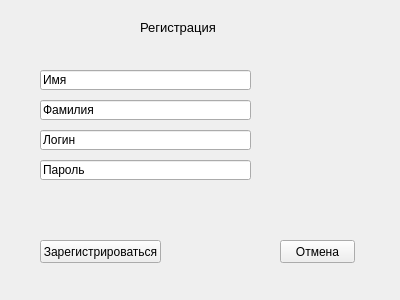
<?xml version="1.0" encoding="UTF-8"?>
<ui version="4.0">
 <class>Form</class>
 <widget class="QWidget" name="Form">
  <property name="geometry">
   <rect>
    <x>0</x>
    <y>0</y>
    <width>400</width>
    <height>300</height>
   </rect>
  </property>
  <property name="windowTitle">
   <string>Form</string>
  </property>
  <widget class="QLineEdit" name="lineEdit">
   <property name="geometry">
    <rect>
     <x>40</x>
     <y>70</y>
     <width>211</width>
     <height>20</height>
    </rect>
   </property>
   <property name="text">
    <string>Имя</string>
   </property>
  </widget>
  <widget class="QLineEdit" name="lineEdit_2">
   <property name="geometry">
    <rect>
     <x>40</x>
     <y>100</y>
     <width>211</width>
     <height>20</height>
    </rect>
   </property>
   <property name="text">
    <string>Фамилия</string>
   </property>
  </widget>
  <widget class="QLineEdit" name="lineEdit_3">
   <property name="geometry">
    <rect>
     <x>40</x>
     <y>130</y>
     <width>211</width>
     <height>20</height>
    </rect>
   </property>
   <property name="text">
    <string>Логин</string>
   </property>
  </widget>
  <widget class="QLineEdit" name="lineEdit_4">
   <property name="geometry">
    <rect>
     <x>40</x>
     <y>160</y>
     <width>211</width>
     <height>20</height>
    </rect>
   </property>
   <property name="text">
    <string>Пароль</string>
   </property>
  </widget>
  <widget class="QLabel" name="label">
   <property name="geometry">
    <rect>
     <x>140</x>
     <y>20</y>
     <width>171</width>
     <height>16</height>
    </rect>
   </property>
   <property name="text">
    <string>&lt;html&gt;&lt;head/&gt;&lt;body&gt;&lt;p&gt;&lt;span style=&quot; font-size:10pt;&quot;&gt;Регистрация&lt;/span&gt;&lt;/p&gt;&lt;/body&gt;&lt;/html&gt;</string>
   </property>
  </widget>
  <widget class="QPushButton" name="pushButton">
   <property name="geometry">
    <rect>
     <x>40</x>
     <y>240</y>
     <width>121</width>
     <height>23</height>
    </rect>
   </property>
   <property name="text">
    <string>Зарегистрироваться</string>
   </property>
  </widget>
  <widget class="QPushButton" name="pushButton_2">
   <property name="geometry">
    <rect>
     <x>280</x>
     <y>240</y>
     <width>75</width>
     <height>23</height>
    </rect>
   </property>
   <property name="text">
    <string>Отмена</string>
   </property>
  </widget>
 </widget>
 <resources/>
 <connections/>
</ui>
